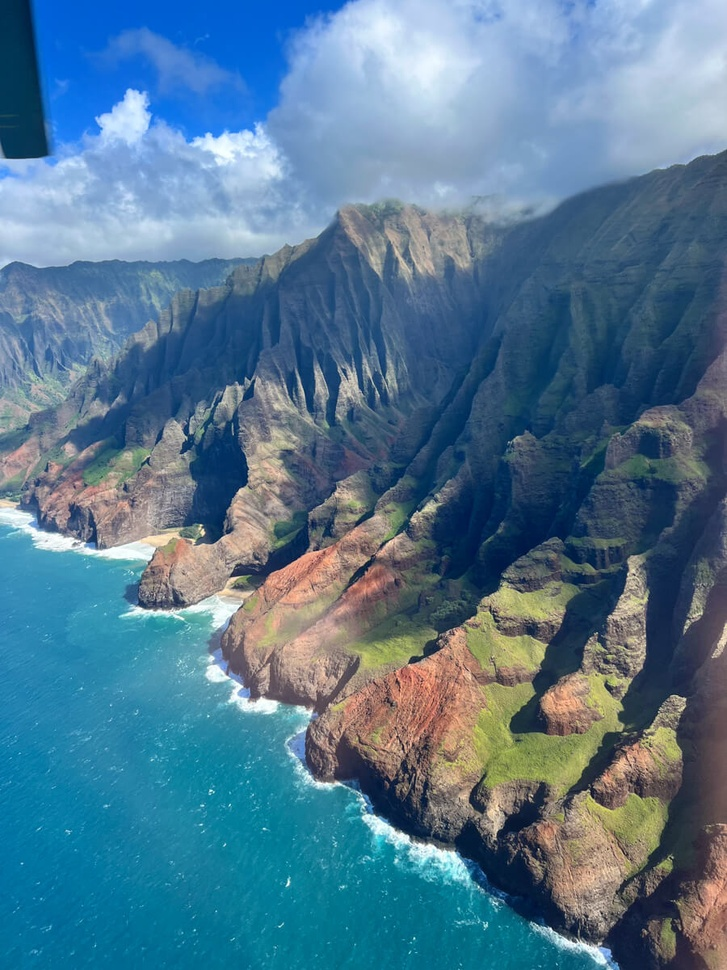
#> input picture images/kauai.jpg, 727 x 970 px, shrunk from 900 x 1200 before the run, found by its file name
$ python test.py
#> lines starting #> are read from the running program, lines starting #| are printed output that depends on the picture; after the words box and inside, x2 and y2 are one past the last pixel; in counts of white or black regions, pixels touching at a corner belong together
#> further down, image is the input picture: shape (970, 727, 3); mean B, G, R 144.9, 120.3, 83
### encoder/enhancer/clahe.py
import cv2
import numpy as np
import matplotlib.pyplot as plt
from scipy import ndimage


def get_enhanced_image(image_rgb, shadow_threshold=100, clip_limit=3.0, tile_size=16):
    """
        Function to get the enhanced image
    """
#> called with shadow_threshold = 100, clip_limit = 3, tile_size = 16

    """
    Create Shadow Mask:
        Converts RGB to LAB color space (L: lightness, A: green-red, B: blue-yellow)
        lab_orig[:, :, 0] gets the L (lightness) channel
        Creates a boolean mask where pixels with L < 100 are considered "shadows"
        This mask identifies dark regions in the image
    """
    lab_orig = cv2.cvtColor(image_rgb, cv2.COLOR_RGB2LAB)
#> lab_orig: shape (970, 727, 3); mean of channels 0, 1, 2 124.8, 125.9, 111.5
    custom_shadow_mask = lab_orig[:, :, 0] < shadow_threshold
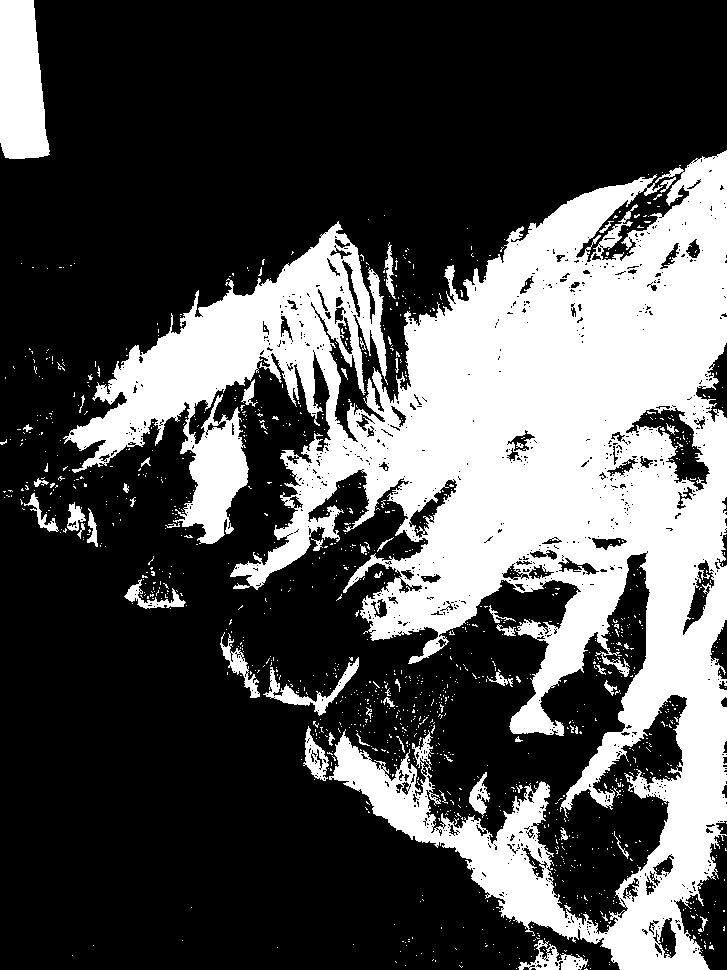
#> custom_shadow_mask: shape (970, 727) bool; 31.4% white; 1238 white regions (1187 under 20 px), largest, box (x1, y1, x2, y2) and area: (63, 150, 727, 970) 204245, (0, 0, 50, 159) 6484, (263, 657, 359, 716) 1147

    # Apply CLAHE with custom shadows
    enhanced_rgb = clahe_custom_shadows(image_rgb, custom_shadow_mask, clip_limit=clip_limit, tile_size=tile_size, debug=True)

    return enhanced_rgb

def clahe_custom_shadows(image_rgb, custom_shadow_mask, clip_limit=4.0, tile_size=4, debug=False):
    """
    Apply CLAHE ONLY to regions specified by custom shadow mask.

    Args:
        image_rgb: Input RGB image
        custom_shadow_mask: Your manually defined shadow mask (boolean array)
        clip_limit: CLAHE contrast limit
        tile_size: CLAHE tile size
        debug: If True, print debug information

    Returns:
        enhanced_rgb: Image with enhanced shadow regions
    """
#> called with clip_limit = 3, tile_size = 16, debug = True
    if debug:
        print("=" * 50)
        print("CLAHE CUSTOM SHADOWS DEBUG INFO")
        print("=" * 50)

    # Convert to LAB color space
    lab = cv2.cvtColor(image_rgb, cv2.COLOR_RGB2LAB)
    l, a, b = cv2.split(lab)
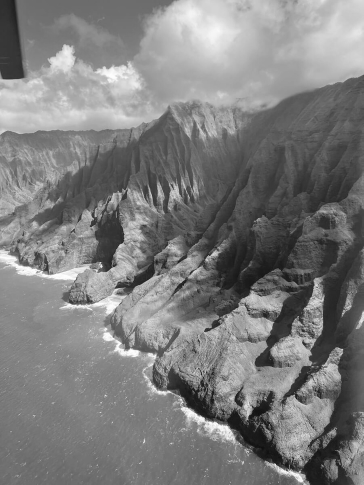
#> l: shape (970, 727) (shown at 1/2 size); min 2, max 255, mean 124.8
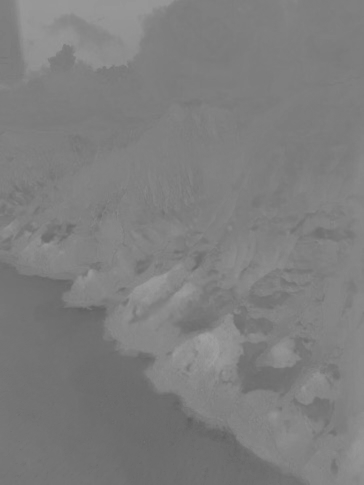
#> a: shape (970, 727) (shown at 1/2 size); min 93, max 162, mean 125.9
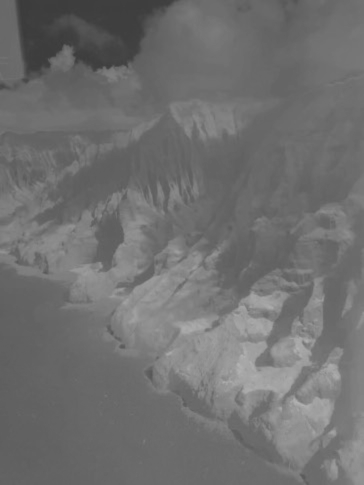
#> b: shape (970, 727) (shown at 1/2 size); min 58, max 179, mean 111.5

    if debug:
        print(f"Input image shape: {image_rgb.shape}")
#| Input image shape: (970, 727, 3)
        print(f"L channel range: [{l.min():.1f}, {l.max():.1f}]")
#| L channel range: [2.0, 255.0]
        print(f"Total pixels: {l.size:,}")
#| Total pixels: 705,190
        print(f"Shadow mask pixels (L < threshold): {np.sum(custom_shadow_mask):,}")
#| Shadow mask pixels (L < threshold): 221,370
        print(f"Shadow percentage: {np.sum(custom_shadow_mask)/l.size*100:.1f}%")
#| Shadow percentage: 31.4%
        print(f"CLAHE params - Clip limit: {clip_limit}, Tile size: {tile_size}x{tile_size}")

    if np.sum(custom_shadow_mask) > 0:
        # Extract shadow pixels using your custom mask
        shadow_pixels = l[custom_shadow_mask]

        if debug:
            print(f"\nShadow region L channel range: [{shadow_pixels.min():.1f}, {shadow_pixels.max():.1f}]")
#| Shadow region L channel range: [2.0, 99.0]
            print(f"Mean L in shadows before: {shadow_pixels.mean():.1f}")
#| Mean L in shadows before: 68.7

        # Apply CLAHE only to shadow regions
        clahe = cv2.createCLAHE(clipLimit=clip_limit, tileGridSize=(tile_size, tile_size))

        # Reshape for CLAHE and apply
        shadow_pixels_2d = shadow_pixels.reshape(-1, 1)
        enhanced_shadows_2d = clahe.apply(shadow_pixels_2d)
        enhanced_shadows = enhanced_shadows_2d.flatten()

        if debug:
            print(f"Mean L in shadows after CLAHE: {enhanced_shadows.mean():.1f}")
#| Mean L in shadows after CLAHE: 106.6
            print(f"L improvement: {enhanced_shadows.mean() - shadow_pixels.mean():+.1f}")
#| L improvement: +37.9

        # Put enhanced shadows back
        l_enhanced = l.copy()
        l_enhanced[custom_shadow_mask] = enhanced_shadows
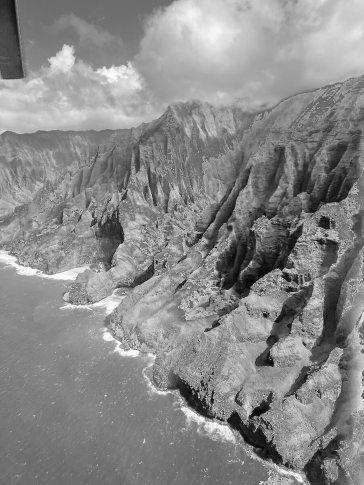
#> l_enhanced: shape (970, 727) (shown at 1/2 size); min 1, max 255, mean 136.7

        if debug:
            print(f"\nApplied CLAHE to {len(enhanced_shadows):,} shadow pixels")
#| Applied CLAHE to 221,370 shadow pixels
    else:
        l_enhanced = l.copy()
        if debug:
            print("No shadow regions detected in custom mask!")
            print("Returning original image (no enhancement applied)")

    # Convert back to RGB
    lab_enhanced = cv2.merge([l_enhanced, a, b])
#> lab_enhanced: shape (970, 727, 3); mean of channels 0, 1, 2 136.7, 125.9, 111.5
    enhanced_rgb = cv2.cvtColor(lab_enhanced, cv2.COLOR_LAB2RGB)
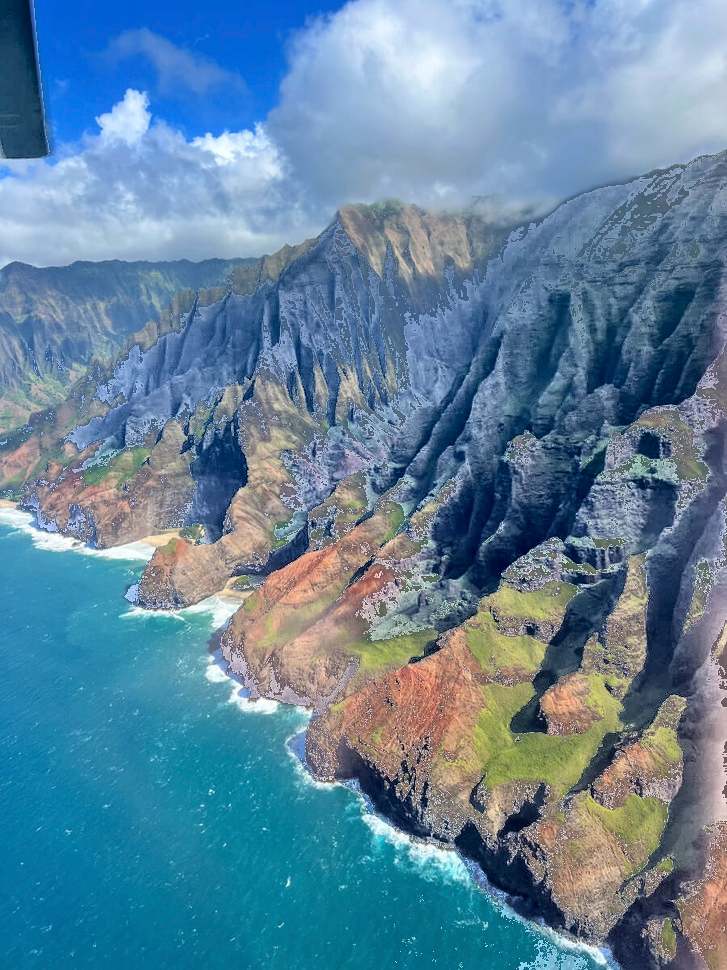
#> enhanced_rgb: shape (970, 727, 3); mean R, G, B 95.6, 131.9, 157

    if debug:
        print("=" * 50)
        print("Processing complete")
        print("=" * 50)

    return enhanced_rgb


# [179 lines left out: functions aggressive_clahe_custom_shadows, clahe_custom_regions, demonstrate_custom_shadow_enhancement, test_clahe_parameters, not called in this run]

### encoder/enhancer/test.py
import cv2
import matplotlib.pyplot as plt

from encoder.enhancer.clahe import get_enhanced_image

if __name__ == "__main__":

    # Load and Convert Image:
    image_name = 'images/kauai.jpg'
    image = cv2.imread(image_name)
    image_rgb = cv2.cvtColor(image, cv2.COLOR_BGR2RGB)

    #Enhance Image
    enhanced_rgb=get_enhanced_image(image_rgb)


    plt.figure(figsize=(12, 4))

    plt.subplot(1, 2, 1)
    plt.imshow(image_rgb)
    plt.title('Original')
    plt.axis('off')

    plt.subplot(1, 2, 2)
    plt.imshow(enhanced_rgb)
    plt.title('Enhanced')
    plt.axis('off')

    plt.tight_layout()
    plt.show()

$ run again, with images/Komodo.jpg copied over images/kauai.jpg
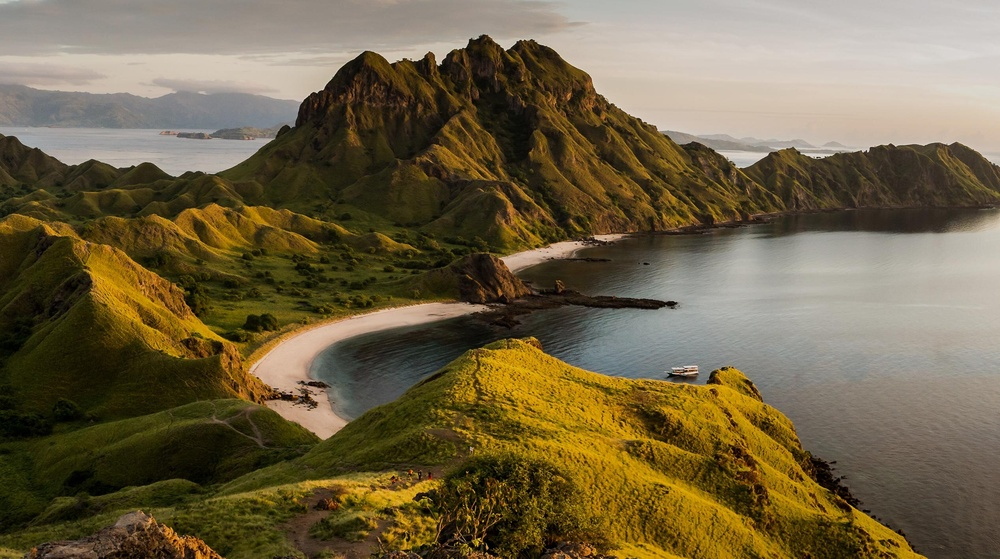
#> input picture images/Komodo.jpg, 1000 x 559 px, shrunk from 2533 x 1415 before the run, found by its file name
#> image is the input picture: shape (559, 1000, 3); mean B, G, R 70.1, 99, 112
#> lab_orig: shape (559, 1000, 3); mean of channels 0, 1, 2 105.7, 129.8, 145.4
#> in get_enhanced_image, `custom_shadow_mask = lab_orig[:, :, 0] < shadow_threshold`:
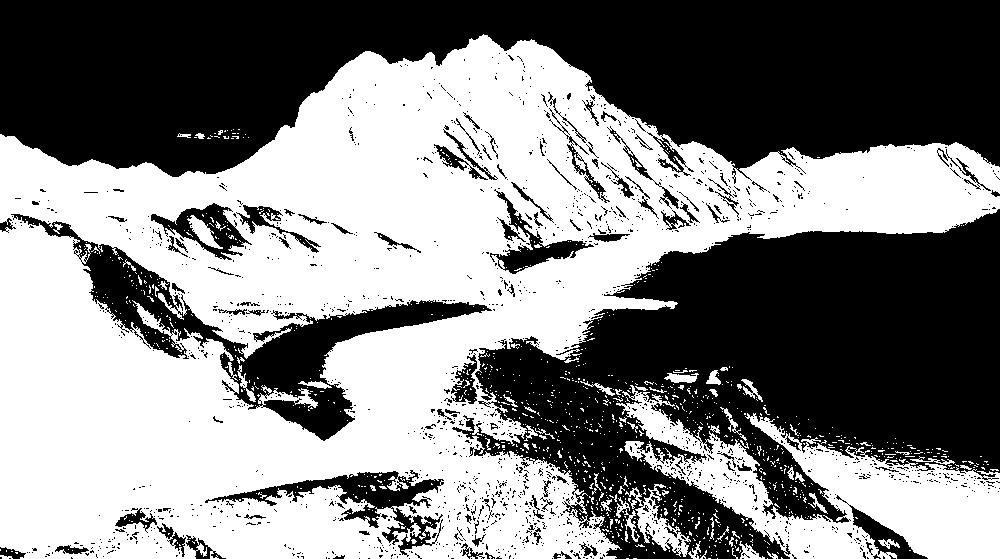
#> custom_shadow_mask: shape (559, 1000) bool; 51.4% white; 1543 black regions (1438 under 20 px), largest, box (x1, y1, x2, y2) and area: (0, 0, 1000, 184) 123838, (452, 209, 1000, 559) 106155, (11, 214, 492, 441) 18109
#| Input image shape: (559, 1000, 3)
#| L channel range: [0.0, 236.0]
#| Total pixels: 559,000
#| Shadow mask pixels (L < threshold): 287,387
#| Shadow percentage: 51.4%
#| Shadow region L channel range: [0.0, 99.0]
#| Mean L in shadows before: 50.1
#| Mean L in shadows after CLAHE: 111.9
#| L improvement: +61.8
#| Applied CLAHE to 287,387 shadow pixels
#> lab_enhanced: shape (559, 1000, 3); mean of channels 0, 1, 2 137.4, 129.8, 145.4
#> in clahe_custom_shadows, `enhanced_rgb = cv2.cvtColor(lab_enhanced, cv2.COLOR_LAB2RGB)`:
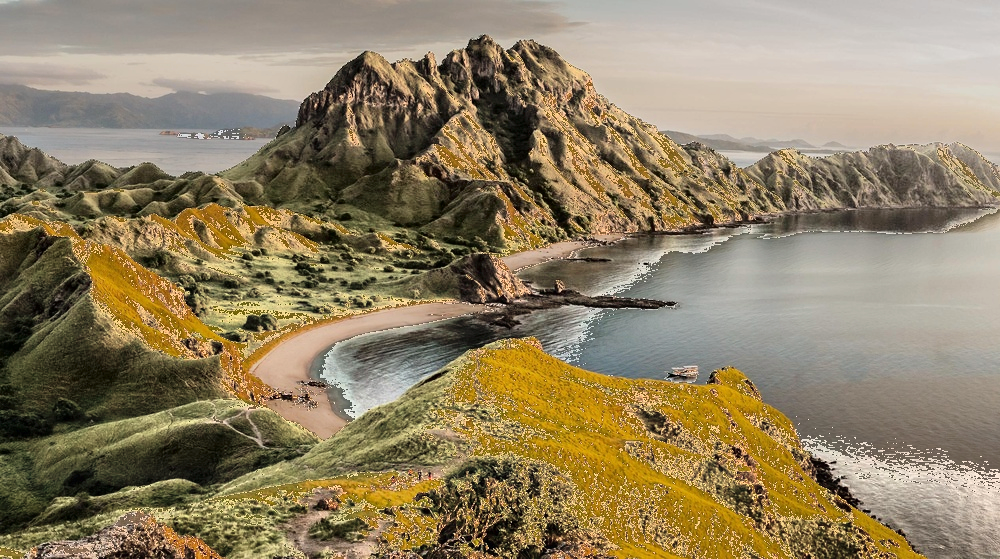
#> enhanced_rgb: shape (559, 1000, 3); mean R, G, B 143.7, 129.2, 99.7

$ run again, with images/waikiki.jpg copied over images/kauai.jpg
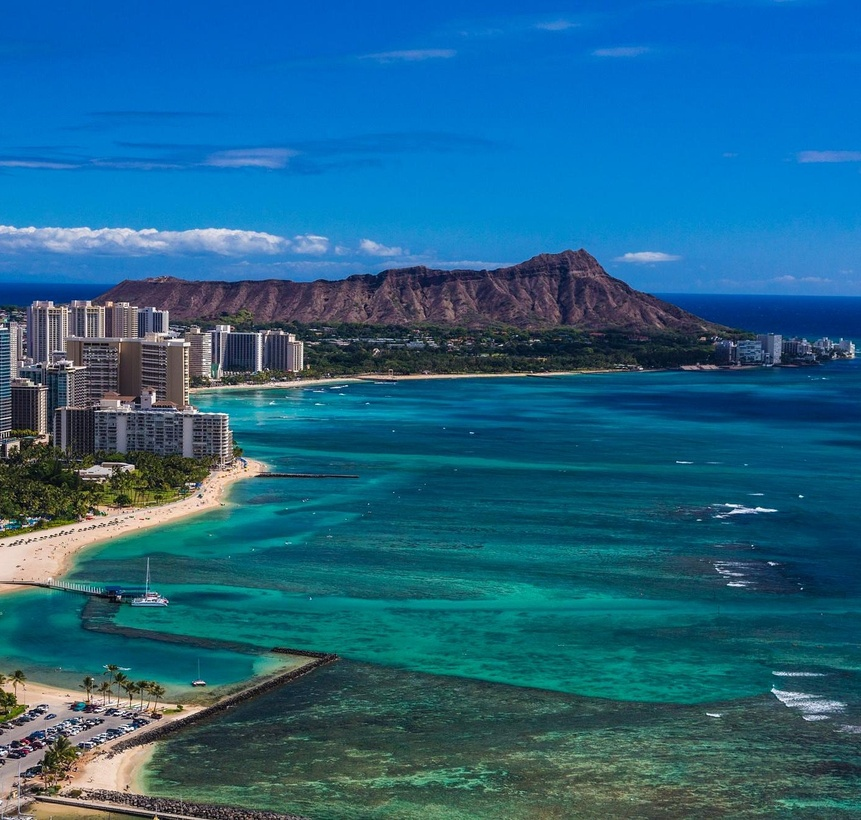
#> input picture images/waikiki.jpg, 861 x 820 px, shrunk from 1400 x 1333 before the run, found by its file name
#> image is the input picture: shape (820, 861, 3); mean B, G, R 133.6, 100, 33.4
#> lab_orig: shape (820, 861, 3); mean of channels 0, 1, 2 103.1, 123.9, 105.4
#> in get_enhanced_image, `custom_shadow_mask = lab_orig[:, :, 0] < shadow_threshold`:
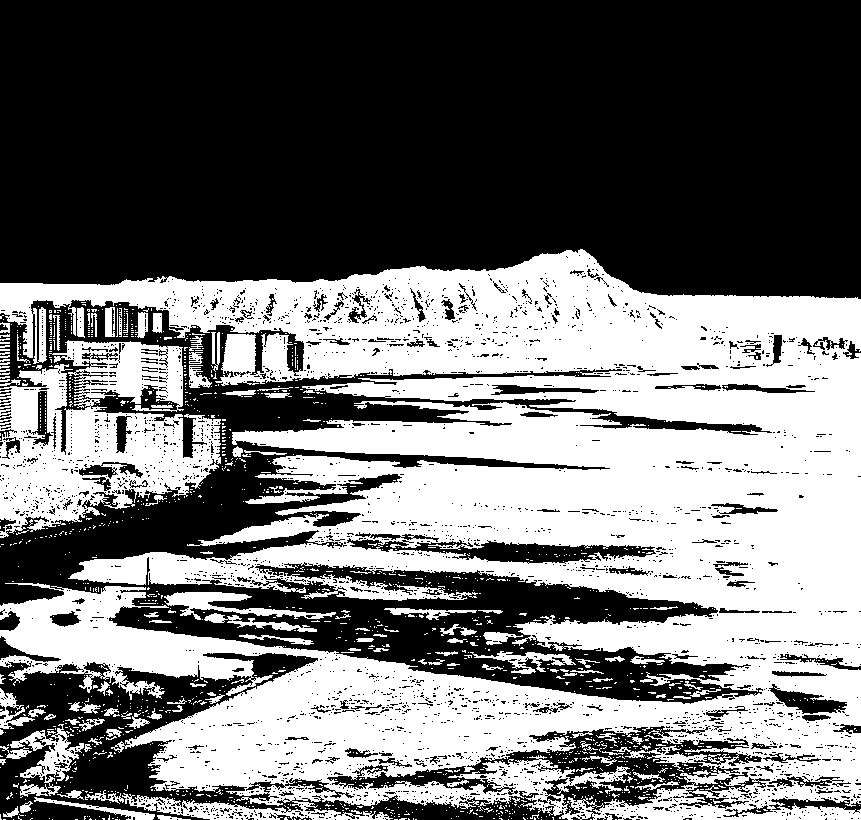
#> custom_shadow_mask: shape (820, 861) bool; 44.7% white; 1424 white regions (1298 under 20 px), largest, box (x1, y1, x2, y2) and area: (0, 249, 861, 820) 272947, (0, 340, 221, 538) 23918, (10, 724, 84, 797) 1790
#| Input image shape: (820, 861, 3)
#| L channel range: [0.0, 255.0]
#| Total pixels: 706,020
#| Shadow mask pixels (L < threshold): 315,714
#| Shadow percentage: 44.7%
#| Shadow region L channel range: [0.0, 99.0]
#| Mean L in shadows before: 70.1
#| Mean L in shadows after CLAHE: 115.8
#| L improvement: +45.7
#| Applied CLAHE to 315,714 shadow pixels
#> lab_enhanced: shape (820, 861, 3); mean of channels 0, 1, 2 123.5, 123.9, 105.4
#> in clahe_custom_shadows, `enhanced_rgb = cv2.cvtColor(lab_enhanced, cv2.COLOR_LAB2RGB)`:
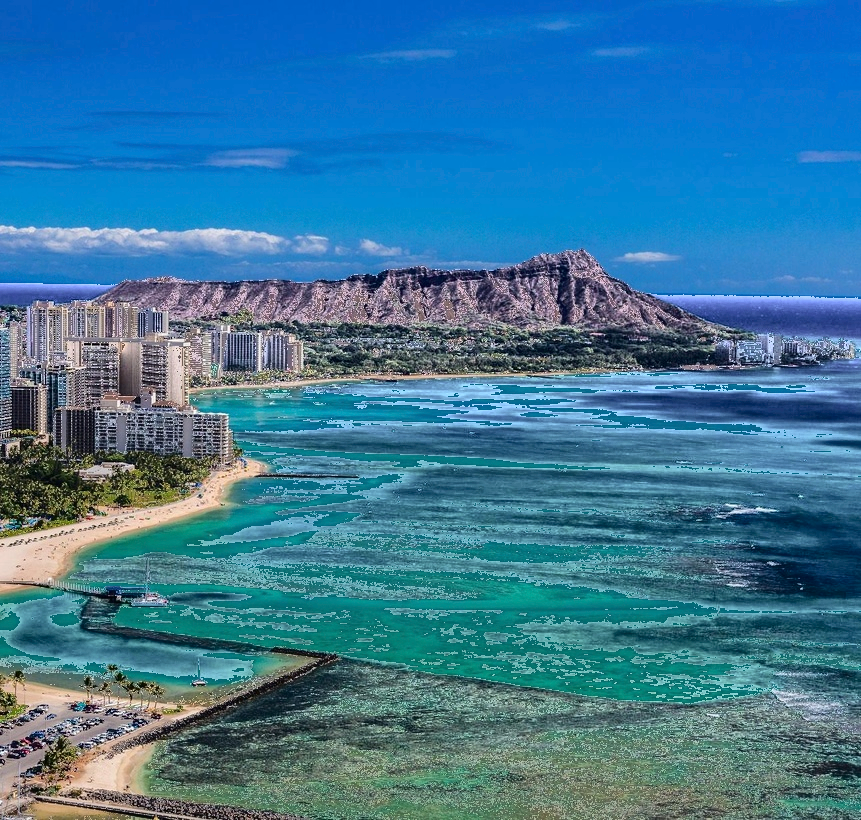
#> enhanced_rgb: shape (820, 861, 3); mean R, G, B 58.1, 120, 154
